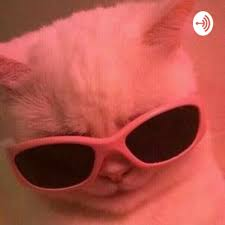
#> input picture imagens/download (1).jpg, 225 x 225 px; its folder holds only this picture in this run
$ python Sequencial.py
#> lines starting #> are read from the running program, lines starting #| are printed output that depends on the picture
import os
import time
from PIL import Image, ImageEnhance

pasta_entrada = "imagens"
pasta_saida = "imagens_processadas"

resolucao_alvo = (800, 600)

def processar_imagem(caminho_imagem, caminho_saida):
#> called with caminho_imagem = 'imagens/download (1).jpg'
    print(f"Processando a imagem: {os.path.basename(caminho_imagem)}")

    inicio_tempo = time.time()

    img = Image.open(caminho_imagem)
#> img is the input picture: PIL image 225x225 RGB; mean R, G, B 178.9, 83, 74
    print(f" - Dimensão original: {img.size}")
#|  - Dimensão original: (225, 225)

    img_redimensionada = img.resize(resolucao_alvo)
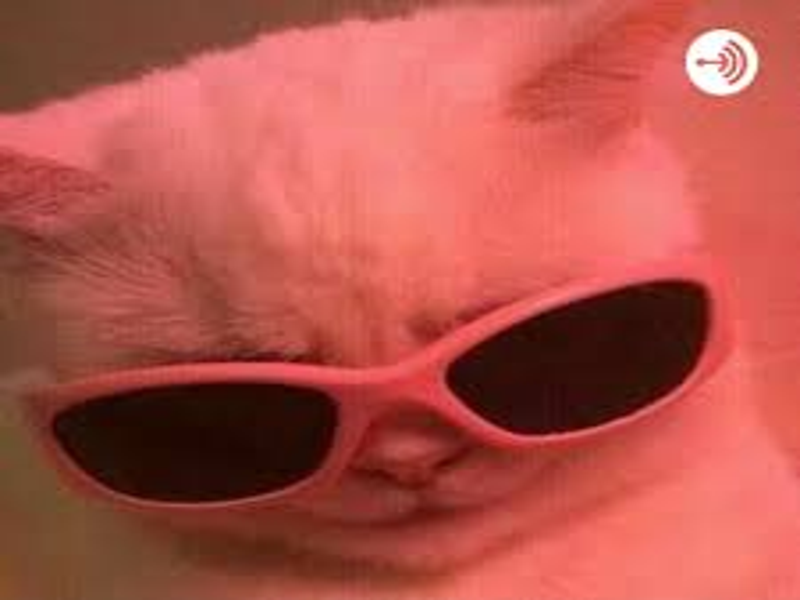
#> img_redimensionada: PIL image 800x600 RGB; mean R, G, B 178.9, 83, 74
    print(f" - Redimensionada para: {resolucao_alvo}")

    img_pb = img_redimensionada.convert('L')
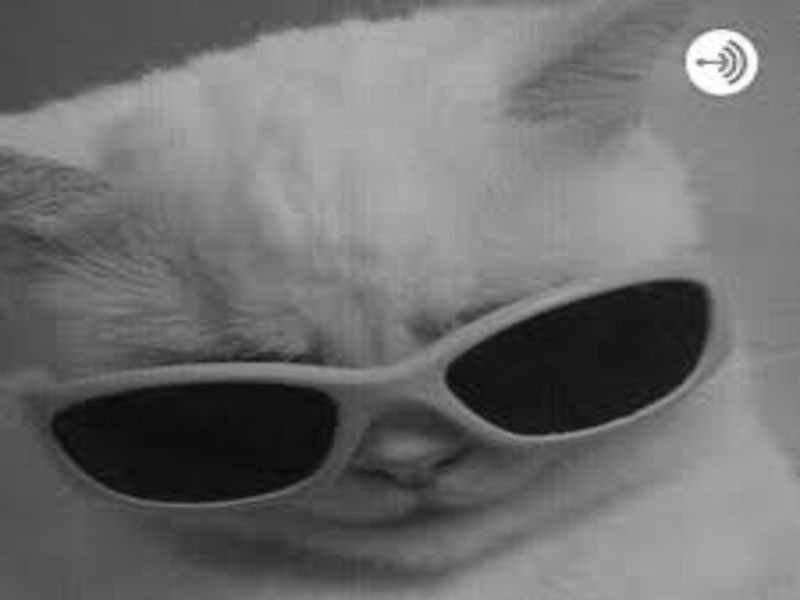
#> img_pb: PIL image 800x600 L; min 10, max 255, mean 110.6
    print(" - Filtro preto e branco aplicado")

    aprimorador = ImageEnhance.Contrast(img_pb)
    img_contraste = aprimorador.enhance(2)
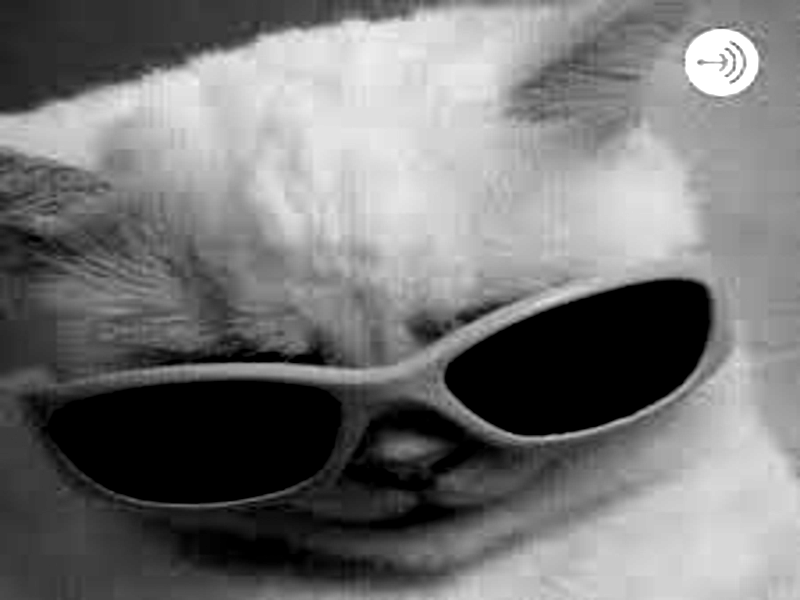
#> img_contraste: PIL image 800x600 L; min 0, max 255, mean 117.4
    print(" - Filtro de aumento de contraste aplicado")

    img_contraste.save(caminho_saida)
    print(f" - Imagem processada salva em: {caminho_saida}")

    fim_tempo = time.time()
    tempo_total = fim_tempo - inicio_tempo
    print(f" - Tempo para processar a imagem: {tempo_total:.2f} segundos\n")

def processar_imagens_sequencialmente(pasta_entrada, pasta_saida):
    if not os.path.exists(pasta_saida):
        os.makedirs(pasta_saida)

    arquivos_imagem = [f for f in os.listdir(pasta_entrada) if f.lower().endswith(('.png', '.jpg', '.jpeg'))]

    inicio_tempo_total = time.time()

    # Processa cada imagem
    for arquivo_imagem in arquivos_imagem:
        caminho_entrada = os.path.join(pasta_entrada, arquivo_imagem)
        caminho_saida = os.path.join(pasta_saida, f"processada_{arquivo_imagem}")
        processar_imagem(caminho_entrada, caminho_saida)

    fim_tempo_total = time.time()

    tempo_total_execucao = fim_tempo_total - inicio_tempo_total
    minutos, segundos = divmod(tempo_total_execucao, 60)
    print(f"\nTempo total de execução (sequencial): {int(minutos)} minutos e {segundos:.2f} segundos")

processar_imagens_sequencialmente(pasta_entrada, pasta_saida)

$ run again, on imagens/download (5).jpg
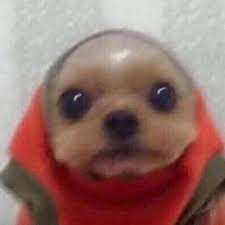
#> input picture imagens/download (5).jpg, 225 x 225 px
#> in processar_imagem, img is the input picture: PIL image 225x225 RGB; mean R, G, B 147.6, 113.2, 106.4
#|  - Dimensão original: (225, 225)
#> in processar_imagem, `img_pb = img_redimensionada.convert('L')`:
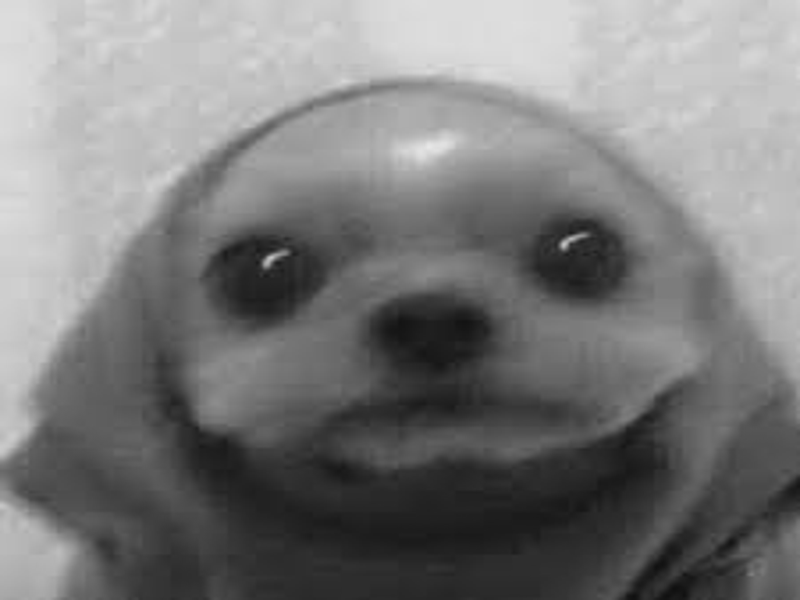
#> img_pb: PIL image 800x600 L; min 16, max 232, mean 122.7
#> in processar_imagem, `img_contraste = aprimorador.enhance(2)`:
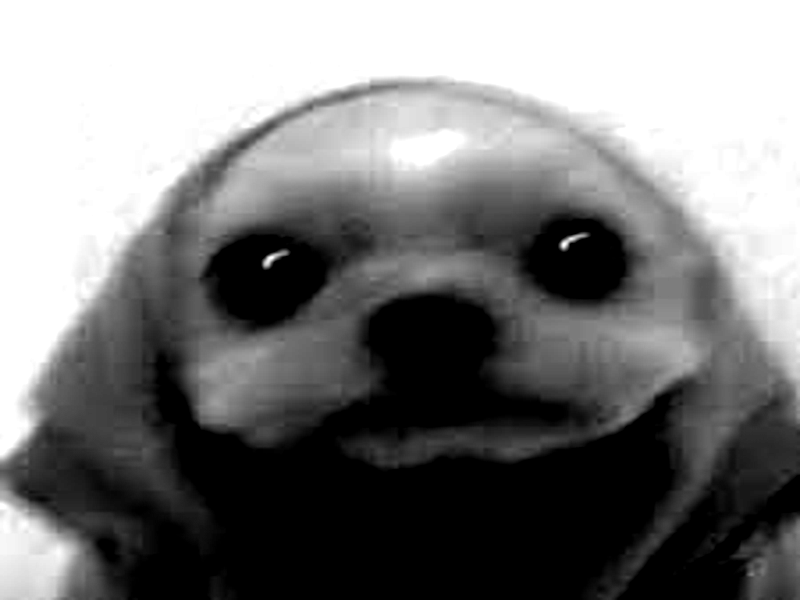
#> img_contraste: PIL image 800x600 L; min 0, max 255, mean 123.6

$ run again, on imagens/e473b455321aabf18a19eacb8006a260394bf3aav2_hq.jpg
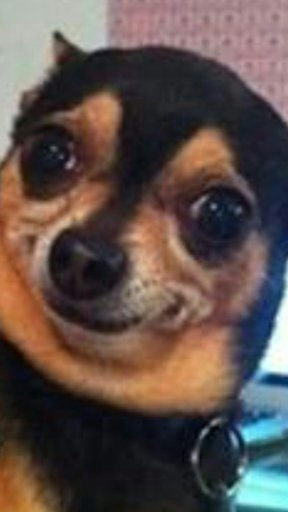
#> input picture imagens/e473b455321aabf18a19eacb8006a260394bf3aav2_hq.jpg, 288 x 512 px
#> in processar_imagem, img is the input picture: PIL image 288x512 RGB; mean R, G, B 93.8, 79.5, 74.8
#|  - Dimensão original: (288, 512)
#> in processar_imagem, `img_pb = img_redimensionada.convert('L')`:
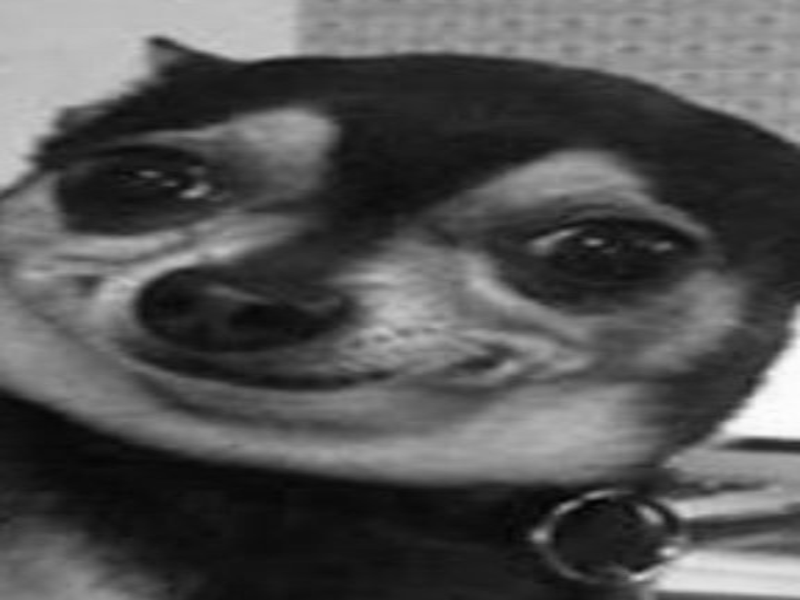
#> img_pb: PIL image 800x600 L; min 3, max 254, mean 83.3
#> in processar_imagem, `img_contraste = aprimorador.enhance(2)`:
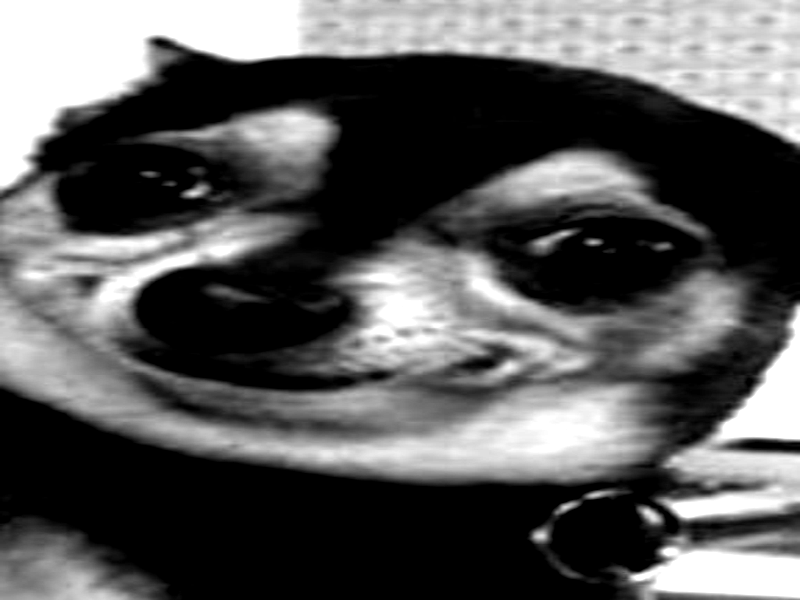
#> img_contraste: PIL image 800x600 L; min 0, max 255, mean 90.2

$ run again, on imagens/download (2).jpg
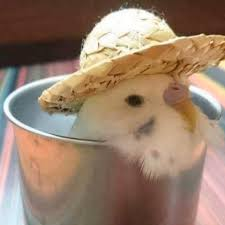
#> input picture imagens/download (2).jpg, 225 x 225 px
#> in processar_imagem, img is the input picture: PIL image 225x225 RGB; mean R, G, B 152.9, 127.9, 108.3
#|  - Dimensão original: (225, 225)
#> in processar_imagem, `img_pb = img_redimensionada.convert('L')`:
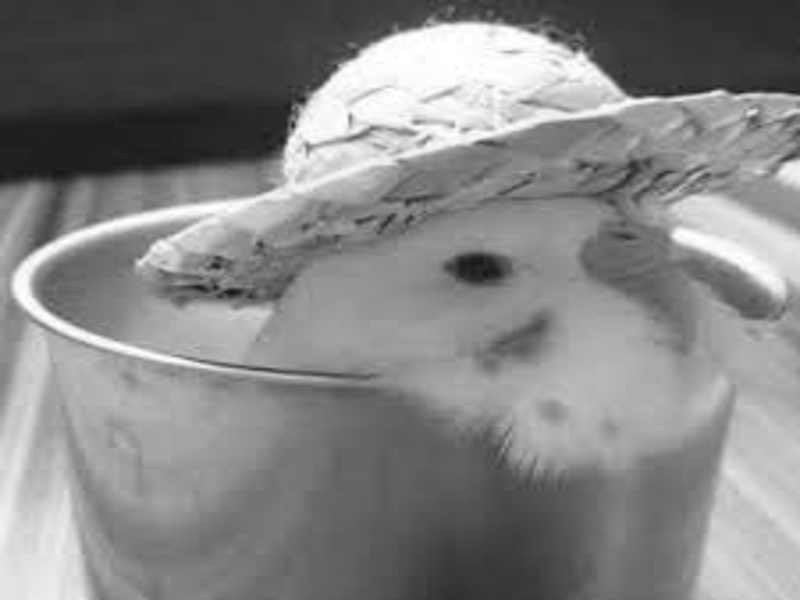
#> img_pb: PIL image 800x600 L; min 20, max 255, mean 133.1
#> in processar_imagem, `img_contraste = aprimorador.enhance(2)`:
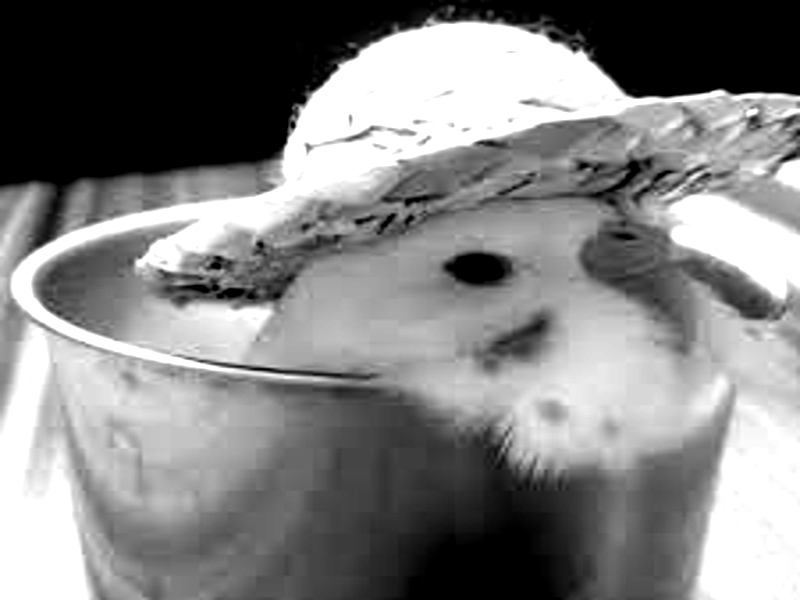
#> img_contraste: PIL image 800x600 L; min 0, max 255, mean 129.7
